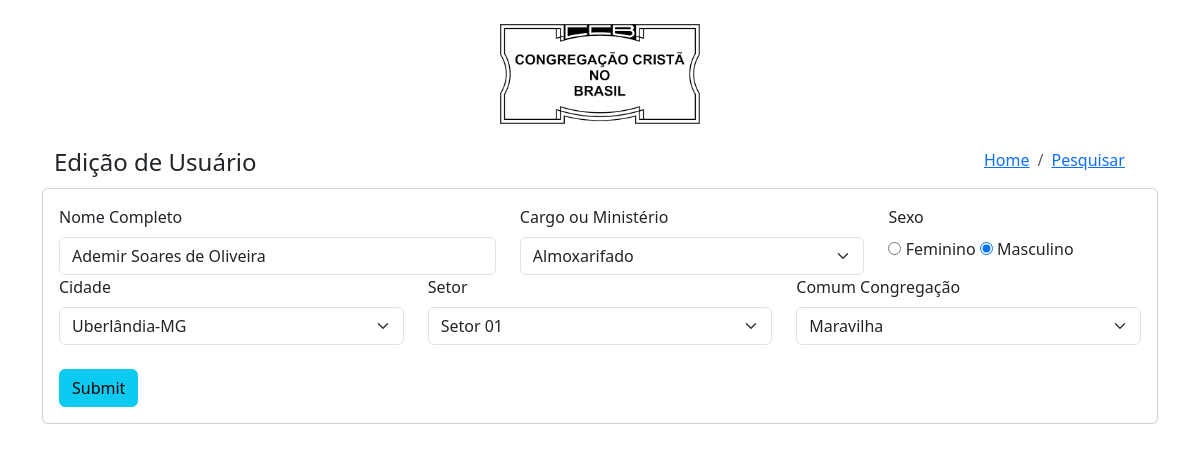
/private/old/edit.php?id=72, run on the app's committed database.
### tables this page shows
CREATE TABLE IF NOT EXISTS `siblings` (
  `id` int UNSIGNED NOT NULL AUTO_INCREMENT,
  `name` varchar(150) NOT NULL,
  `sex` varchar(5) NOT NULL,
  `card` varchar(8) NOT NULL,
  `role` varchar(50) NOT NULL,
  `city` varchar(50) NOT NULL,
  `sector` varchar(15) NOT NULL,
  `church` varchar(25) NOT NULL,
  `create_at` timestamp NOT NULL DEFAULT CURRENT_TIMESTAMP,
  PRIMARY KEY (`id`),
  UNIQUE KEY `card` (`card`)
);

### private/old/edit.php (the view, shortened to what this page needs)
<?php
$servername = "localhost";
$username = "root";
$password = "";
$dbname = "db_ccb";
$conn = new mysqli($servername, $username, $password, $dbname);
?>
<!DOCTYPE html>
<html lang="pt-BR">
<head>
    <link href="./CSS/bootstrap.min.css" rel="stylesheet">
</head>
<body class="hold-transition sidebar-mini layout-fixed">
    <div class="wrapper content-wrapper">
        <div class="container jumbotron">
            <br>
            <center><img src="./img/logo-ccb-light.png" width="200" height="100" /></center>
            <br>
            <div class="content-header">
                <div class="container-fluid">
                    <div class="row mb-12">
                        <div class="col-sm-6">
                            <h4 class="m-0">Edição de Usuário</h4>
                        </div>
                        <div class="col-sm-4">
                        </div>
                        <div class="col-sm-2">
                            <ol class="breadcrumb float-sm-right">
                                <li class="breadcrumb-item"><a href="index.html">Home</a></li>
                                <li class="breadcrumb-item"><a href="consult.php">Pesquisar</a></li>
                            </ol>
                        </div>
                    </div>
                </div>
            </div>
            <?php
            if ($_SERVER["REQUEST_METHOD"] == "GET") {
                $id = $_GET["id"];
                $sql = "SELECT name, sex, role, city, sector, church FROM siblings WHERE id ='$id' ";
                $result = $conn->query($sql);
                $show = $result->fetch_assoc();
            ?>
                <form action="update.php" method="get" class="needs-validation" novalidate>
                    <div class="row">
                        <div class="col-lg-12">
                            <div class="card">
                                <div class="card-body">
                                    <div class="row mb-12">
                                        <div class="col-sm-5">
                                            <label for="inputName4" class="form-label">Nome Completo</label>
                                            <input name="name" type="text" class="form-control" id="inputName4" value="<?php echo $show["name"] ?>" required maxlength="25" minlength="5">
                                        </div>
                                        <div class="col-sm-4">
                                            <label for="inputRole" class="form-label">Cargo ou Ministério</label>
                                            <select name="role" id="inputRole" class="form-select"  required>
                                                <option selected value="<?php echo $show["role"] ?>"><?php echo $show["role"] ?></option>
                                            </select>
                                        </div>
                                        <div class="col-sm-3">
                                            <label for="inputGender" class="form-label">Sexo</label>
                                            <br>
                                            <input type="radio" class="form-input" id=genderSister name="sex" value="F" <?php if($show["sex"]=="F") echo "checked" ?> required>
                                            <label for="irmã">Feminino</label>
                                            <input type="radio" class="form-input" id=genderBrother name="sex" value="M" <?php if($show["sex"]=="M") echo "checked" ?> required>
                                            <label for="irmão">Masculino</label>
                                        </div>
                                    </div>
                                    <div class="row mb-12">
                                        <div class="col-sm-4">
                                            <label for="inputCity" class="form-label">Cidade</label>
                                            <select name="city" id="inputCity" class="form-select" required>
                                                <option selected value="<?php echo $show["city"] ?>"><?php echo $show["city"] ?></option>
                                            </select>
                                        </div>
                                        <div class="col-sm-4">
                                            <label for="inputSector" class="form-label">Setor</label>
                                            <select name="sector" id="inputSector" class="form-select" required>
                                                <option selected value="<?php echo $show["sector"] ?>"><?php echo $show["sector"] ?></option>
                                            </select>
                                        </div>
                                        <div class="col-sm-4">
                                            <label for="inputChurch" class="form-label">Comum Congregação</label>
                                            <select name="church" id="inputChurch" class="form-select" required>
                                                <option selected value="<?php echo $show["church"] ?>"><?php echo $show["church"] ?></option>
                                            </select>
                                        </div>
                                    </div>
                                    <br>
                                    <input type="submit" name="submit" class="btn btn-info" id="submit">
                                </div>
                            </div>
                        </div>
                    </div>
                </form>
            <?php
            }
            ?>
</body>
</html>

### data on the page
siblings: name "Ademir Soares de Oliveira", role "Almoxarifado", sex "☑", city "Uberlândia-MG", sector "Setor 01", church "Maravilha"
